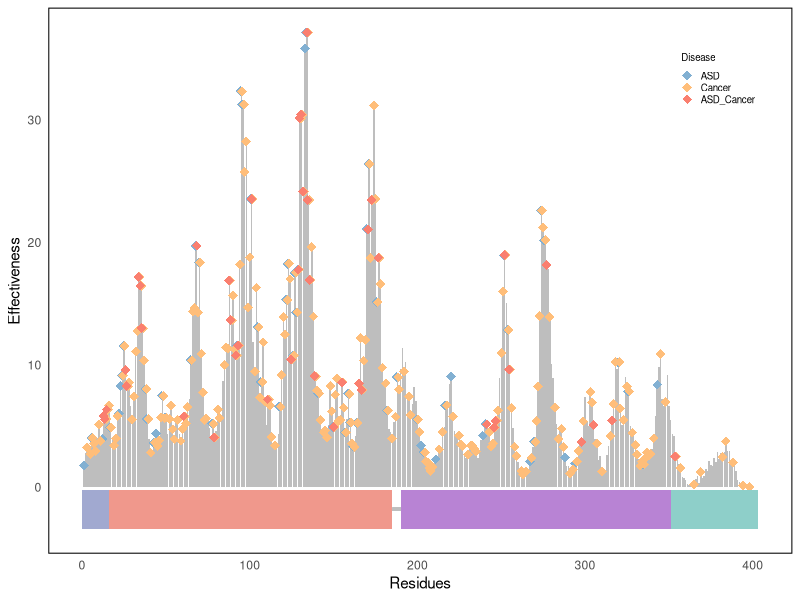
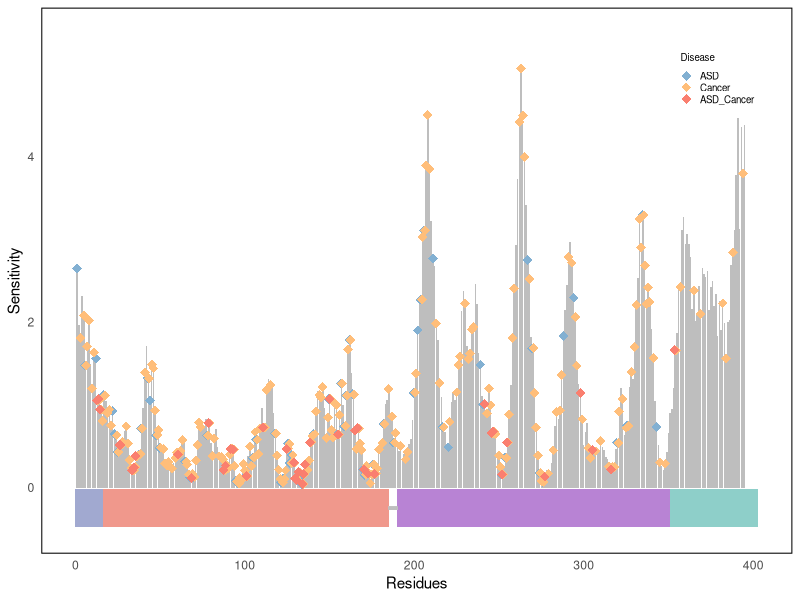
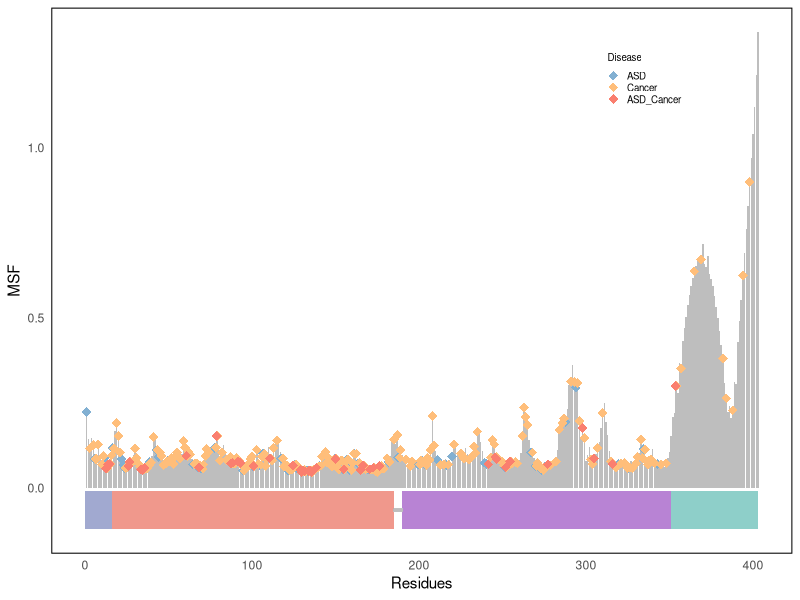
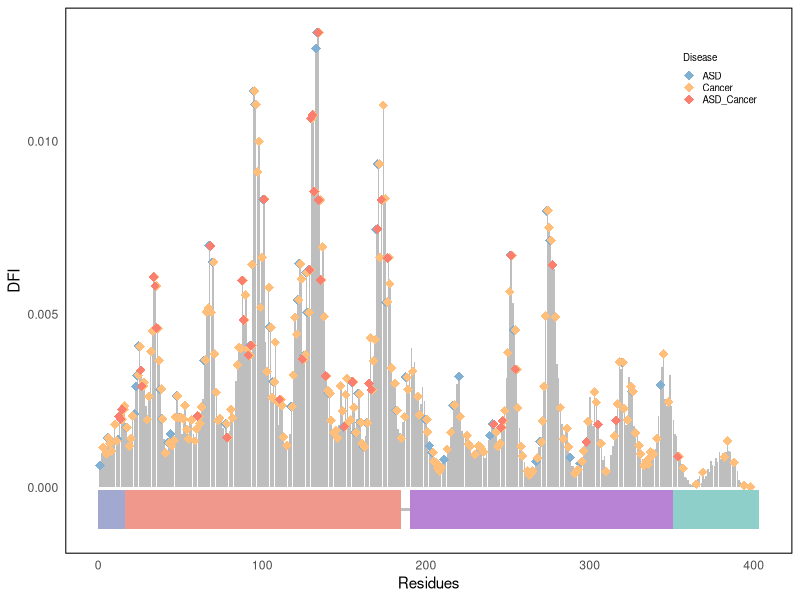
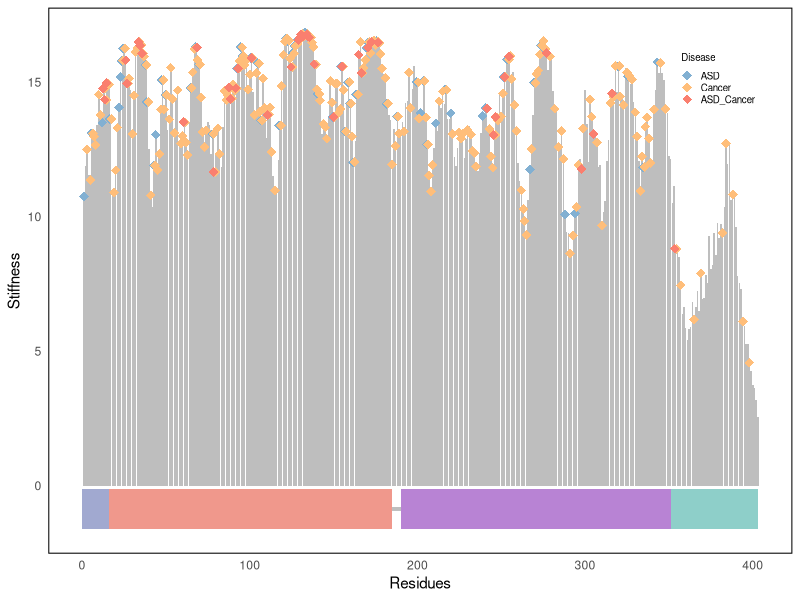
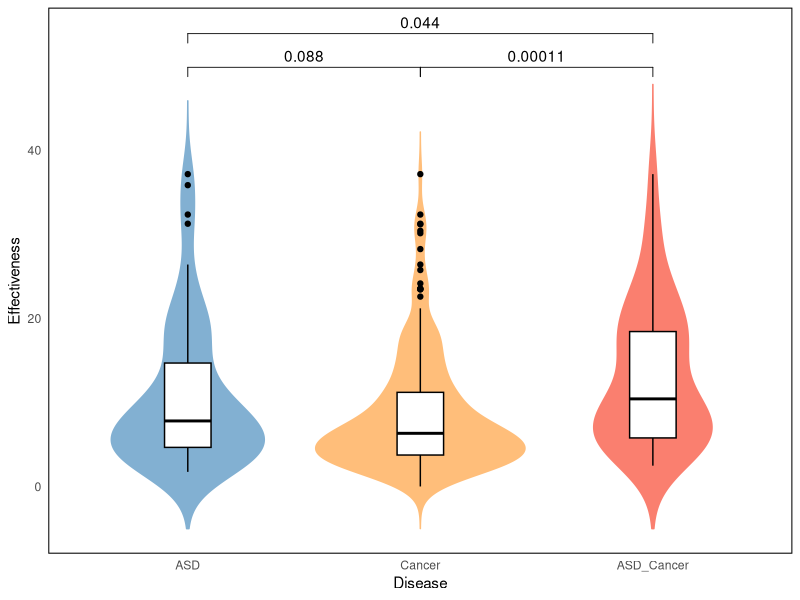
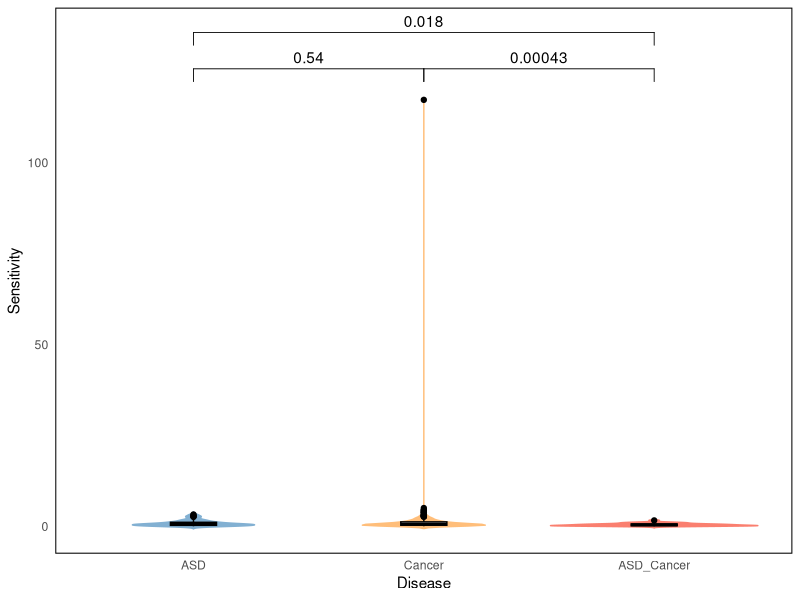
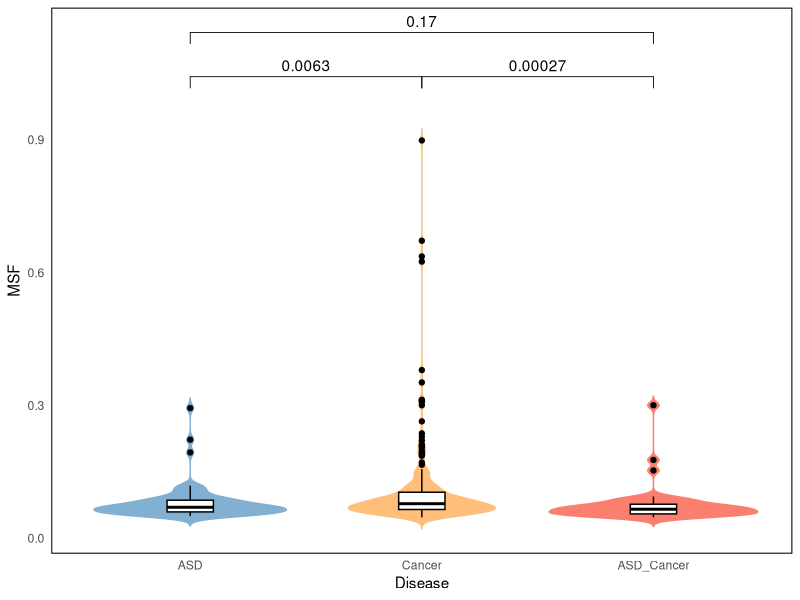

Reproduce these figures in R, in order.
library(dplyr)
library(ggplot2)
library(cowplot)
library(ggpubr)

# read data
setwd("/Users/wangjingran/Desktop/Research")
paras <- read.table("data/paras.txt", header = TRUE)
all <- read.table("data/dyn.txt",sep="\t",header=TRUE)

# possess data
site <- paras[,c(1,2)]
site <- site %>% group_by(residue) %>% distinct(Disease, .keep_all = TRUE)
df_dong <- all[site$residue,-1]
data <- cbind(site, df_dong)
breaks <- c(0, 15, 184, 189, 350, 403)
Region <- cut(data$residue, breaks, 
                   labels = c("PBD", "PD", " ", "C2D", "CTT"), 
                   include.lowest = TRUE)
data$Region <- Region

# region
start <- c(0, 16, 185, 190, 351)
end <- c(16, 185, 190, 351, 403)
for (i in 1:nrow(data)) {
  if (data$Region[i] == "PBD") {
    data$start[i] <- start[1]
    data$end[i] <- end[1]
  } else if (data$Region[i] == "PD") {
    data$start[i] <- start[2]
    data$end[i]<-  end[2]
  }else if (data$Region[i] == " ") {
    data$start[i] <- start[3]
    data$end[i]<-  end[3]
  } else if (data$Region[i] == "C2D") {
    data$start[i] <- start[4]
    data$end[i] <- end[4]
  } else if (data$Region[i] == "CTT") {
    data$start[i] <- start[5]
    data$end[i] <- end[5] 
  }
}

# Effectiveness
p1 <- ggplot(all, aes(x = residue, y = Effectiveness)) + 
  geom_bar(stat = "identity", 
           color = "transparent",
           fill = "grey") +
  xlab("Residues") + ylab("Effectiveness") + 
  theme_cowplot()
p1 <- p1 + geom_point(data = data, aes(x = residue, y = Effectiveness, color = Disease), position = position_jitterdodge(jitter.width = 0, dodge.width = 1.7),size = 3, pch = 18) + 
  scale_colour_manual(values = c("#82B0D2", "#FFBE7A", "#FA7F6F"), 
                      breaks = c("ASD", "Cancer", "ASD_Cancer")) + 
  theme_cowplot() + theme(legend.position="none")
p1 <- p1 + geom_rect(data = data, aes(xmin = start, xmax = end, ymin = -3.4, ymax = -0.2, fill = Region),color = "transparent")  +
  scale_fill_manual(values = c("PBD" = '#A1A9D0', "PD" = '#F0988C'," " = "transparent", "C2D" = '#B883D4', "CTT" = "#8ECFC9")) +
  geom_segment(aes(x = 185, y = -1.8, xend = 190, yend = -1.8), color = "grey", linetype = "solid", size = 1)+
  theme_minimal()
p1 <- p1 +  theme(axis.line = element_blank(),
                  legend.title = element_text(size = 7), 
                  legend.text = element_text(size = 7),
                  panel.border = element_rect(linetype = 'solid', colour = 'black',fill = NA,size = 0.7),
                  legend.position = c(0.9,0.87),legend.key.size = unit(0.01,"cm"),
                  panel.grid.major = element_blank(),
                  panel.grid.minor = element_blank()) + guides(fill = "none")


# Sensitivity
p2 <- ggplot(all[1:395,],aes(x=residue,y=Sensitivity)) + 
  geom_bar(stat = "identity", 
           color = "transparent", 
           fill = "grey")  +
  xlab("Residues")+ylab('Sensitivity') + theme_cowplot()
p2 <- p2 + geom_point(data=data[data$residue<=395,], aes(x=residue,y=Sensitivity,color=Disease),size=3,pch=18,position = position_jitterdodge(jitter.width = 0, dodge.width = 1.7)) +
    scale_colour_manual(values=c("#82B0D2", "#FFBE7A", "#FA7F6F"),breaks = c("ASD", "Cancer", "ASD_Cancer"))+ theme_cowplot() +  theme(legend.position="none")
p2 <- p2 + geom_rect(data = data, aes(xmin = start, xmax = end, ymin = -0.48, ymax = -0.02, fill = Region),color = "transparent")  +
  scale_fill_manual(values = c("PBD" = '#A1A9D0', "PD" = '#F0988C'," " = "transparent", "C2D" = '#B883D4', "CTT" = "#8ECFC9")) +
  geom_segment(aes(x = 185, y = -0.25, xend = 190, yend = -0.25), color = "grey", linetype = "solid", size = 1)+
  theme_minimal()+ scale_y_continuous(limits = c(-0.5,5.5))
p2 <- p2 +  theme(axis.line = element_blank(),
                  legend.title = element_text(size = 7), 
                  legend.text = element_text(size = 7),
                  legend.position = c(0.9,0.87),legend.key.size = unit(0.01,"cm"),
                  panel.border = element_rect(linetype = 'solid', colour = 'black',fill = NA,size = 0.7),
                  panel.grid.major = element_blank(),
                  panel.grid.minor = element_blank()) + guides(fill = "none")

# MSF
p3 <- ggplot(all,aes(x=residue,y=MSF)) + 
  geom_bar(stat = "identity", 
           color = "transparent", 
           fill = "grey") +
  xlab("Residues")+ylab('MSF') + theme_cowplot()
p3 <- p3 + geom_point(data=data,aes(x=residue,y=MSF,color=Disease),size=3,pch=18,position = position_jitterdodge(jitter.width = 0, dodge.width = 1.7)) + 
    scale_colour_manual(values=c("#82B0D2", "#FFBE7A", "#FA7F6F"),breaks = c("ASD", "Cancer", "ASD_Cancer"))+ theme_cowplot() + theme(legend.position="none")+ theme(legend.position="none")
p3 <- p3 + geom_rect(data = data, aes(xmin = start, xmax = end, ymin = -0.12, ymax = -0.01, fill = Region),color = "transparent")  +
  scale_fill_manual(values = c("PBD" = '#A1A9D0', "PD" = '#F0988C'," " = "transparent", "C2D" = '#B883D4', "CTT" = "#8ECFC9")) +
  geom_segment(aes(x = 185, y = -0.065, xend = 190, yend = -0.065), color = "grey", linetype = "solid", size = 1)+
  theme_minimal()
p3 <- p3 +  theme(axis.line = element_blank(),
                  legend.title = element_text(size = 7), 
                  legend.text = element_text(size = 7),
                  legend.position = c(0.8,0.87),legend.key.size = unit(0.01,"cm"),
                  panel.border = element_rect(linetype = 'solid', colour = 'black',fill = NA,size = 0.7),
                  panel.grid.major = element_blank(),
                  panel.grid.minor = element_blank())+ guides(fill = "none")

# DFI
p4 <- ggplot(all,aes(x=residue,y=DFI)) + 
  geom_bar(stat = "identity", 
           color = "transparent", 
           fill = "grey") +
  xlab("Residues")+ylab('DFI') + theme_cowplot()
p4 <- p4 + geom_point(data=data,aes(x=residue,y=DFI,color=Disease),size=3,pch=18,position = position_jitterdodge(jitter.width = 0, dodge.width = 1.7)) + 
    scale_colour_manual(values=c("#82B0D2", "#FFBE7A", "#FA7F6F"),breaks = c("ASD", "Cancer", "ASD_Cancer"))+ theme_cowplot()+ theme(legend.position="none")

p4 <- p4 + geom_rect(data = data, aes(xmin = start, xmax = end, ymin = -0.0012, ymax = -0.00008, fill = Region),color = "transparent")  +
  scale_fill_manual(values = c("PBD" = '#A1A9D0', "PD" = '#F0988C'," " = "transparent", "C2D" = '#B883D4', "CTT" = "#8ECFC9")) +
  geom_segment(aes(x = 185, y = -0.00064, xend = 190, yend = -0.00064), color = "grey", linetype = "solid", size = 1)+
  theme_minimal()

p4 <- p4 +  theme(axis.line = element_blank(),
                  legend.title = element_text(size = 7), 
                  legend.text = element_text(size = 7),
                  legend.position = c(0.9,0.87),legend.key.size = unit(0.01,"cm"),
                  panel.border = element_rect(linetype = 'solid', colour = 'black',fill = NA,size = 0.7),
                  panel.grid.major = element_blank(),
                  panel.grid.minor = element_blank()) + guides(fill = "none")

# Stiffness
p5 <- ggplot(all,aes(x=residue,y=Stiffness)) + 
  geom_bar(stat = "identity", 
           color = "transparent", 
           fill = "grey") +
  xlab("Residues")+ylab('Stiffness') + theme_cowplot()
p5 <- p5 + geom_point(data=data,aes(x=residue,y=Stiffness,color=Disease),size=3,pch=18,position = position_jitterdodge(jitter.width = 0, dodge.width = 1.7)) + 
    scale_colour_manual(values=c("#82B0D2", "#FFBE7A", "#FA7F6F"),breaks = c("ASD", "Cancer", "ASD_Cancer"))+ theme_cowplot()+ theme(legend.position="none")
p5 <- p5 + geom_rect(data = data, aes(xmin = start, xmax = end, ymin = -1.6, ymax = -0.1, fill = Region),color = "transparent")  +
  scale_fill_manual(values = c("PBD" = '#A1A9D0', "PD" = '#F0988C'," " = "transparent", "C2D" = '#B883D4', "CTT" = "#8ECFC9")) +
  geom_segment(aes(x = 185, y = -0.85, xend = 190, yend = -0.85), color = "grey", linetype = "solid", size = 1)+
  theme_minimal()
p5 <- p5 +  theme(axis.line = element_blank(),
                  legend.title = element_text(size = 7), 
                  legend.text = element_text(size = 7),
                  legend.position = c(0.9,0.87),legend.key.size = unit(0.01,"cm"),
                  panel.border = element_rect(linetype = 'solid', colour = 'black',fill = NA,size = 0.7),
                  panel.grid.major = element_blank(),
                  panel.grid.minor = element_blank()) + guides(fill = "none")

# Save
ggsave(p1, file="figure/Effectiveness.pdf", 
       width = 9, height= 4)
ggsave(p2, file="figure/Sensitivity.pdf", 
       width = 9, height = 4)
ggsave(p3, file="figure/MSF.pdf", 
       width = 9, height = 4)
ggsave(p4, file="figure/DFI.pdf", 
       width = 9, height=4)
ggsave(p5, file="figure/Stiffness.pdf", 
       width = 9, height = 4)

# Violin
pv1 <- ggplot(data, aes(x=factor(Disease, levels=c("ASD", "Cancer", "ASD_Cancer")), y=Effectiveness, fill = Disease, color = Disease)) +
  geom_violin(trim=FALSE) +
  geom_boxplot(width=0.2, fill="white", color="black") +
  scale_fill_manual(values=c("#82B0D2", "#FFBE7A", "#FA7F6F"),limits=c("ASD", "Cancer", 'ASD_Cancer')) +
  scale_color_manual(values=c("#82B0D2", "#FFBE7A", "#FA7F6F"),limits=c("ASD", "Cancer", 'ASD_Cancer')) +
  labs(x="Disease", y="Effectiveness", fill="Disease") +
  theme_minimal()
my_comparisons <- list(c("ASD", "Cancer"), c('ASD', 'ASD_Cancer'), c( 'Cancer','ASD_Cancer'))
pv1 <- pv1 + scale_y_continuous(limits = c(-5,54))
pv1 <- pv1 + theme(legend.position = "none",panel.grid = element_blank())
pv1 <- pv1 + stat_compare_means(comparisons = my_comparisons,
                       label.y = c(48,52,48),
                       method = "wilcox.test")
pv1 <- pv1 + theme(axis.line = element_blank(),
                  panel.border = element_rect(linetype = 'solid', colour = 'black',fill = NA,size = 0.7),
                  panel.grid.major = element_blank(),
                  panel.grid.minor = element_blank())

pv2 <- ggplot(data, aes(x=factor(Disease, levels=c("ASD", "Cancer", "ASD_Cancer")), y = Sensitivity, fill = Disease, color = Disease)) +
  geom_violin(trim=FALSE) +
  geom_boxplot(width=0.2, fill="white", color="black") +
  scale_fill_manual(values=c("#82B0D2", "#FFBE7A", "#FA7F6F"),limits=c("ASD", "Cancer", 'ASD_Cancer')) +
  scale_color_manual(values=c("#82B0D2", "#FFBE7A", "#FA7F6F"),limits=c("ASD", "Cancer", 'ASD_Cancer')) +
  labs(x="Disease", y="Sensitivity", fill="Disease") +
  theme_minimal()
#pv2 <- pv2 + scale_y_continuous(limits = c(-0.007,0.073))
pv2 <- pv2 + theme(legend.position = "none",panel.grid = element_blank())
pv2 <- pv2 + stat_compare_means(comparisons = my_comparisons,
                       label.y = c(120,130,120),
                       method = "wilcox.test")
pv2 <- pv2 + theme(axis.line = element_blank(),
                  panel.border = element_rect(linetype = 'solid', colour = 'black',fill = NA,size = 0.7),
                  panel.grid.major = element_blank(),
                  panel.grid.minor = element_blank())

pv3 <- ggplot(data, aes(x=factor(Disease, levels=c("ASD", "Cancer", "ASD_Cancer")), y = MSF, fill = Disease, color = Disease)) +
  geom_violin(trim=FALSE) +
  geom_boxplot(width=0.2, fill="white", color="black") +
  scale_fill_manual(values=c("#82B0D2", "#FFBE7A", "#FA7F6F"),limits=c("ASD", "Cancer", 'ASD_Cancer')) +
  scale_color_manual(values=c("#82B0D2", "#FFBE7A", "#FA7F6F"),limits=c("ASD", "Cancer", 'ASD_Cancer')) +
  labs(x="Disease", y="MSF", fill="Disease") +
  theme_minimal()
pv3 <- pv3 + theme(legend.position = "none",panel.grid = element_blank())
pv3 <- pv3 + stat_compare_means(comparisons = my_comparisons,
                      label.y = c(1,1.1,1),
                       method = "wilcox.test")
pv3 <- pv3 + theme(axis.line = element_blank(),
                  panel.border = element_rect(linetype = 'solid', colour = 'black',fill = NA,size = 0.7),
                  panel.grid.major = element_blank(),
                  panel.grid.minor = element_blank())

pv4 <- ggplot(data, aes(x=factor(Disease, levels=c("ASD", "Cancer", "ASD_Cancer", "Control")), y = DFI, fill = Disease, color = Disease)) +
  geom_violin(trim=FALSE) +
  geom_boxplot(width=0.2, fill="white", color="black") +
  scale_fill_manual(values=c("#82B0D2", "#FFBE7A", "#FA7F6F"),limits=c("ASD", "Cancer", 'ASD_Cancer')) +
  scale_color_manual(values=c("#82B0D2", "#FFBE7A", "#FA7F6F"),limits=c("ASD", "Cancer", 'ASD_Cancer')) +
  labs(x="Disease", y="DFI", fill="Disease") +
  theme_minimal()

#pv4 <- pv4 + scale_y_continuous(limits = c(-0.0005,0.0097))
pv4 <- pv4 + theme(legend.position = "none",panel.grid = element_blank())
pv4 <- pv4 + stat_compare_means(comparisons = my_comparisons,
                      label.y = c(0.017,0.019,0.017),
                       method = "wilcox.test")
pv4 <- pv4 + theme(axis.line = element_blank(),
                  panel.border = element_rect(linetype = 'solid', colour = 'black',fill = NA,size = 0.7),
                  panel.grid.major = element_blank(),
                  panel.grid.minor = element_blank())

pv5 <- ggplot(data, aes(x=factor(Disease, levels=c("ASD", "Cancer", "ASD_Cancer", "Control")), y = Stiffness, fill = Disease, color = Disease)) +
  geom_violin(trim=FALSE) +
  geom_boxplot(width=0.2, fill="white", color="black") +
  scale_fill_manual(values=c("#82B0D2", "#FFBE7A", "#FA7F6F"),limits=c("ASD", "Cancer", 'ASD_Cancer')) +
  scale_color_manual(values=c("#82B0D2", "#FFBE7A", "#FA7F6F"),limits=c("ASD", "Cancer", 'ASD_Cancer')) +
  labs(x="Disease", y="Stiffness", fill="Disease") +
  theme_minimal()

#pv5 <- pv5 + scale_y_continuous(limits = c(9,25.5))
pv5 <- pv5 + theme(legend.position = "none",panel.grid = element_blank())
pv5 <- pv5 + stat_compare_means(comparisons = my_comparisons,
                      label.y = c(20,21.5,20),
                       method = "wilcox.test")
pv5 <- pv5 + theme(axis.line = element_blank(),
                  panel.border = element_rect(linetype = 'solid', colour = 'black',fill = NA,size = 0.7),
                  panel.grid.major = element_blank(),
                  panel.grid.minor = element_blank())

ggsave(pv1, file="figure/EffectivenessV.pdf", 
       width = 4, height = 4)
ggsave(pv2, file="figure/SensitivityV.pdf", 
       width = 4, height = 4)
ggsave(pv3, file="figure/MSFV.pdf", 
       width = 4, height = 4)
ggsave(pv4, file="figure/DFIV.pdf", 
       width = 4, height = 4)
ggsave(pv5, file="figure/StiffnessV.pdf", 
       width = 4, height = 4)
